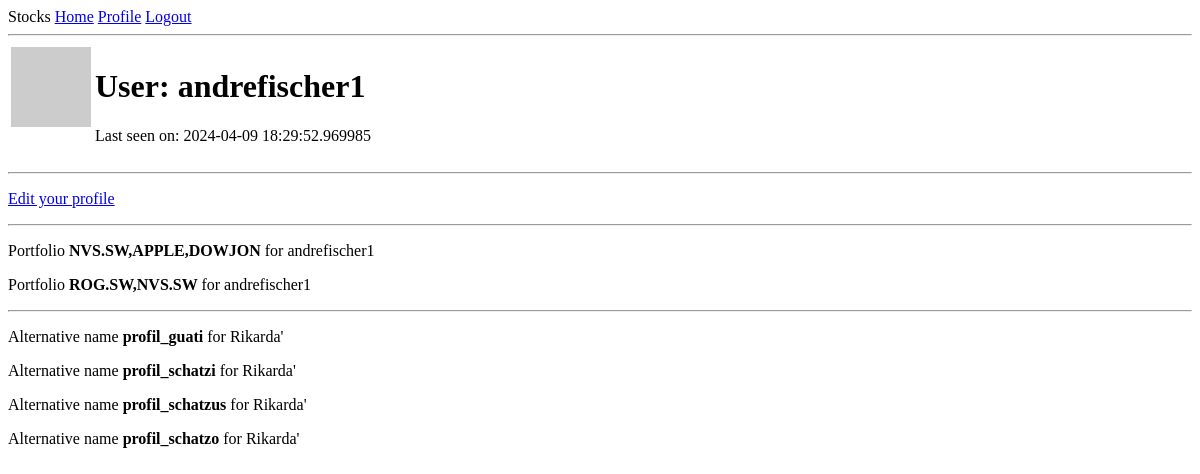
The page /user/andrefischer1 (signed in) on the database as committed earlier.
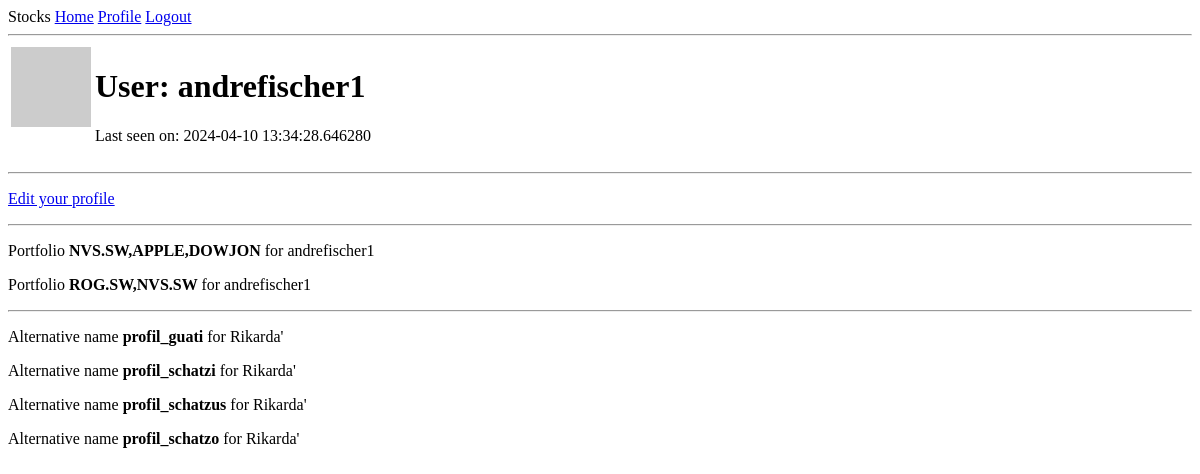
The same page on the database as committed later.
### app/models.py (models this page shows, shortened)
class User(UserMixin, db.Model):  # inherts from db.Model, the bas lass for all models in SQLAlhemy
    id: so.Mapped[int] = so.mapped_column(primary_key=True)
    username: so.Mapped[str] = so.mapped_column(sa.String(64), index=True,  unique=True)
    email: so.Mapped[str] = so.mapped_column(sa.String(120), index=True, unique=True)
    """
    Relationship to new class Portfolio "author" object; so.relationship() is model class that represents the other side of the relationship;
    the "back_populates" arguments reference the name of the relationship attribute on the other side
    """
    portfolios: so.WriteOnlyMapped['Portfolio'] = so.relationship(back_populates='author')
    """
    - password hash is used instead of password to not store them as plain text if DB is comprimised
    - optional typing allows empty or "None"
    - from werkzeug, password hashing and it's checking are added as methods
    """
    password_hash: so.Mapped[Optional[str]] = so.mapped_column(sa.String(256))
    about_me: so.Mapped[Optional[str]] = so.mapped_column(sa.String(140))
    last_seen: so.Mapped[Optional[datetime]] = so.mapped_column(
        default=lambda: datetime.now(timezone.utc))
    def avatar(self,size):
        bg_color = get_random_color(self.username)
        return f'https://ui-avatars.com/api/?name={self.username[0]}+{self.username[1]}&?background={bg_color}&color=fff&?size={size}'

### app/routes.py (the view)
@app.route('/user/<username>')  # <> brackets allow dynamic URL like youtube.com/FarioStalking
@login_required # only accessible to logged-in users
def user(username):
    user = db.first_or_404(sa.select(User).where(User.username == username))
    alt_names = ['profil_' + x for x in ['guati','schatzi','schatzus','schatzo']]
    portfolios = ['NVS.SW,APPLE,DOWJON','ROG.SW,NVS.SW']
    return render_template('user.html', user=user, alt_names=alt_names, portfolios=portfolios)

### app/bin.py (called while the page is built)
def get_random_color(username):
    random.seed(hash(username))
    r = random.randint(0, 255)
    g = random.randint(0, 255)
    b = random.randint(0, 255)
    color_code = "#{:02x}{:02x}{:02x}".format(r, g, b)
    return color_code

### app/models.py (called while the page is built)
@login.user_loader  # user loader is registered with decorator
def load_user(id):
    return db.session.get(User, int(id)) # needs to be converted to int as string

### app/routes.py (called while the page is built)
@app.before_request
def before_request():
    if current_user.is_authenticated:
        current_user.last_seen = datetime.now(timezone.utc) # adding to db - no .add() needed here
        db.session.commit() # committing to db

### app/templates/user.html (shortened to what this page needs)
{% extends "base.html" %}
{% block content %}
    <table>
        <tr valign="top">
            <td><img src="{{ user.avatar(128) }}"></td>
            <td>
                <h1>User: {{ user.username }}</h1>
                {% if user.last_seen %}<p>Last seen on: {{ user.last_seen }}</p>{% endif %}
            </td>
        </tr>
    </table>
    <hr>
    {% if user == current_user %}
    <p><a href="{{ url_for('edit_profile') }}">Edit your profile</a></p>
    {% endif %}
    <hr>
    {% for p in portfolios %}
    <div><p>Portfolio <b> {{ p }}  </b> for {{user.username}}</p></div>
    {% endfor %}
    <hr>
    {% for a in alt_names %}
    <div><p>Alternative name <b> {{ a }}  </b> for Rikarda'</p></div>
    {% endfor %}
{% endblock %}

### app/templates/base.html (shortened to what this page needs)
<!DOCTYPE html>
<html>
    <head>
    </head>
    <body>
    <div>
        Stocks
        <a href="/index">Home</a>
        {% if current_user.is_anonymous %}
        <a href="{{ url_for('login') }}">Login</a>
        {% else %}
        <a href="{{ url_for('user', username=current_user.username) }}">Profile</a>
        <a href="{{ url_for('logout') }}">Logout</a>
        {% endif %}
    </div>
    <hr>
    {% block content%}{% endblock %}
    </body>
</html>

Rows that differ between the two databases and show on the page:
changed User "andrefischer1": last_seen "2024-04-09 18:29:52.969985" → "2024-04-10 13:34:28.646280"
